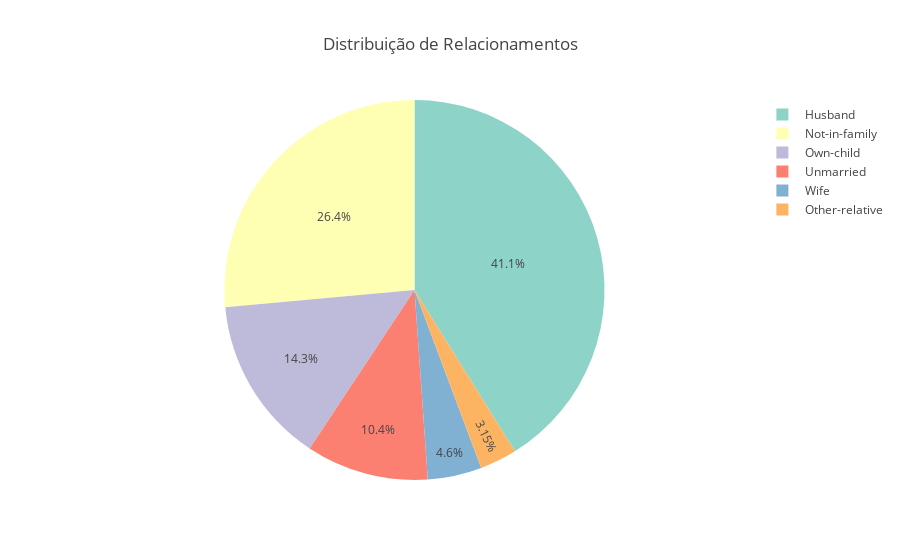

The cell this chart's notebook holds for it:
### Code cell
cores = px.colors.qualitative.Set3 
fig = px.pie(
    names=relacionamentos.index,
    values=relacionamentos.values,
    title="Distribuição de Relacionamentos",
    color_discrete_sequence=cores  # Especifica as cores a serem usadas
)

# Mostrar o gráfico
fig.show()

### Figure 1 — Plotly figure (JSON) as saved in the notebook; plotly's stock layout.template omitted (floating-point values rounded to 4 significant figures)
{"data": [{"domain": {"x": [0, 1], "y": [0, 1]}, "hovertemplate": "label=%{label}<br>value=%{value}<extra></extra>", "labels": [" Husband", " Not-in-family", " Own-child", " Unmarried", " Wife", " Other-relative"], "legendgroup": "", "name": "", "showlegend": true, "type": "pie", "values": [6301, 4051, 2183, 1596, 704, 483]}], "layout": {"autosize": true, "legend": {"tracegroupgap": 0}, "piecolorway": ["rgb(141,211,199)", "rgb(255,255,179)", "rgb(190,186,218)", "rgb(251,128,114)", "rgb(128,177,211)", "rgb(253,180,98)", "rgb(179,222,105)", "rgb(252,205,229)", "rgb(217,217,217)", "rgb(188,128,189)", "rgb(204,235,197)", "rgb(255,237,111)"], "title": {"text": "Distribuição de Relacionamentos"}}}
